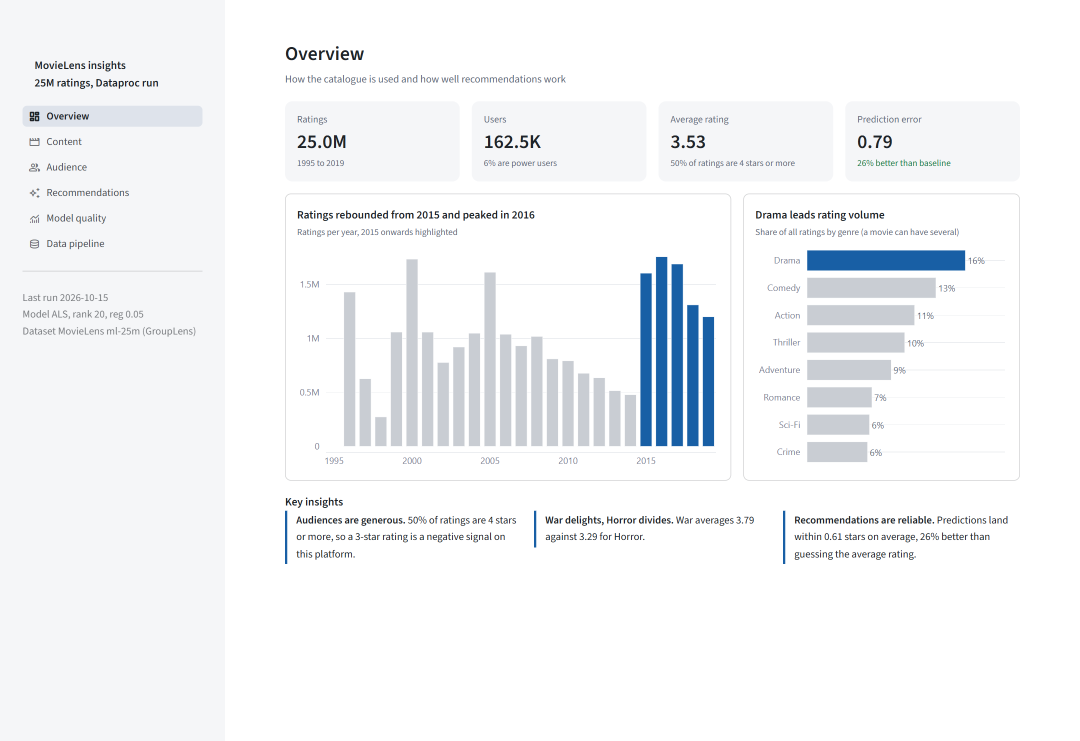
#> input picture docs/dashboard/1_overview.png, 2160 x 1482 px (shown at 1/2 size)
$ python -i make_report.py   (imports and definitions only)
#> lines starting #> are read from the running program, lines starting #| are printed output that depends on the picture
"""Build docs/report.docx from the real pipeline outputs in data/ (Gold tables, ALS metrics, run log).

    python docs/make_report.py
"""
import glob
import json
import re
import copy
import io
from pathlib import Path

import matplotlib

# [1 line not run here, left out]
import matplotlib.pyplot as plt
import numpy as np
import pandas as pd
from docx import Document
from docx.enum.section import WD_SECTION
from docx.enum.text import WD_ALIGN_PARAGRAPH, WD_BREAK
from docx.oxml import OxmlElement
from docx.oxml.ns import qn
from docx.shared import Inches, Mm, Pt, RGBColor

ROOT = Path(__file__).resolve().parent.parent
DATA, FIG = ROOT / "data", ROOT / "docs" / "figures"
# [1 line not run here, left out]
FRONT_PAGE = ROOT / "docs" / "front_page_template.docx"
TITLE = "Movie Recommendation System using Big Data Analytics"
SUBJECT = "Big Data"
REPO_URL = "https://github.com/anand-krishanu/AttractorField"
STUDENTS = ["Krishanu Anand (23CSU166)", "Yathansh Jhakar (23CSU352)"]
# [1 line that did not run here, left out]
FONT = "Times New Roman"
# [2 lines not run here, left out]
load = lambda rel: pd.read_parquet(DATA / rel)
# [5 lines not run here, left out]
log = "\n".join(f.read_bytes().replace(b"\x00", b"").decode("utf-8", "ignore")  # full run first, ALS re-run last
                for f in sorted(DATA.glob("dataproc_run*.log"), reverse=True))
job_times = dict(re.findall(r"(\w+)\.py finished in ([\d,]+)s", log))


def fig(name, draw, w=7, h=2.7):
    plt.figure(figsize=(w, h))
    draw()
    plt.tight_layout()
    plt.savefig(FIG / f"{name}.png", dpi=150)
    plt.close()
    return FIG / f"{name}.png"


# [19 lines that did not run here, left out]

# [1 line that did not run here, left out]
# [1 line that did not run here, left out]
# [1 line that did not run here, left out]
# [1 line that did not run here, left out]


def plain_style(name, size, bold=False):
    """Black, single-font style: strips theme fonts and colours from Word's built-in styles."""
    st = doc.styles[name]
    st.font.name, st.font.size, st.font.bold, st.font.italic = FONT, Pt(size), bold, False
    st.font.color.rgb = BLACK
    rfonts = st.element.get_or_add_rPr().find(qn("w:rFonts"))
    for attr in [a for a in rfonts.attrib if "Theme" in a]:
        del rfonts.attrib[attr]
    rfonts.set(qn("w:eastAsia"), FONT)
    return st


# [1 line that did not run here, left out]
# [1 line that did not run here, left out]
# [3 lines not run here, left out]
# [1 line that did not run here, left out]


# [88 lines left out: functions add_field, set_text, repo_line, front_page, not called in this run]


FIGURE_NO = [0]


def crop_dashboard(path):
    """Drop the navigation sidebar and trailing blank space from a dashboard screenshot."""
    from PIL import Image, ImageChops
    img = Image.open(path).convert("RGB")
#> img is the input picture: PIL image 2160x1482 RGB; mean R, G, B 243.7, 245.3, 247.4
    img = img.crop((int(img.width * 0.235), 0, img.width, img.height))
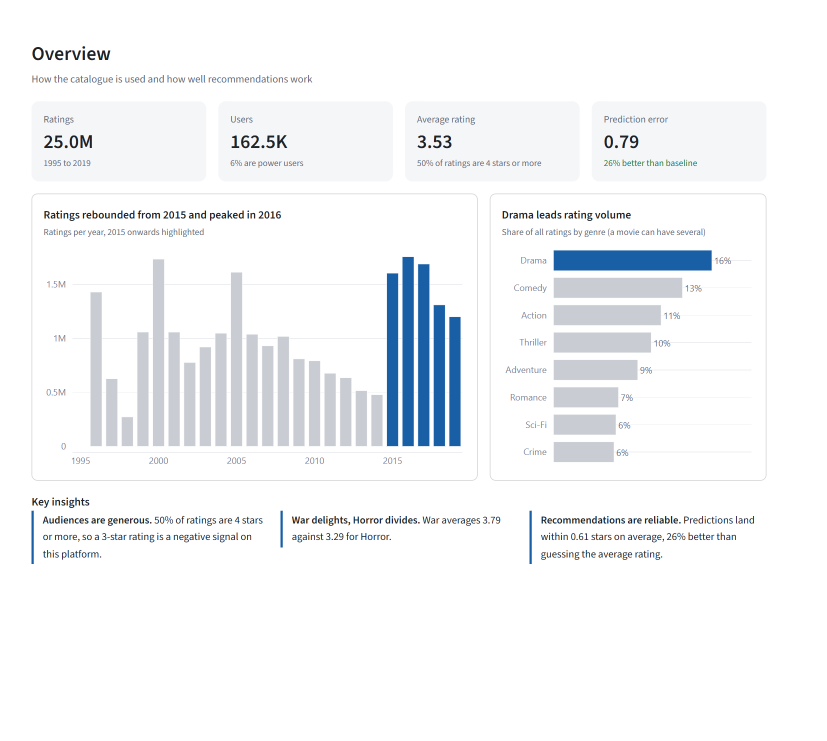
#> img: PIL image 1653x1482 RGB (shown at 1/2 size); mean R, G, B 243.6, 245.5, 247.6
    bbox = ImageChops.difference(img, Image.new("RGB", img.size, (255, 255, 255))).getbbox()
#> bbox = (63, 92, 1533, 1128)
    if bbox:
        img = img.crop((max(bbox[0] - 20, 0), max(bbox[1] - 20, 0), min(bbox[2] + 20, img.width), min(bbox[3] + 20, img.height)))
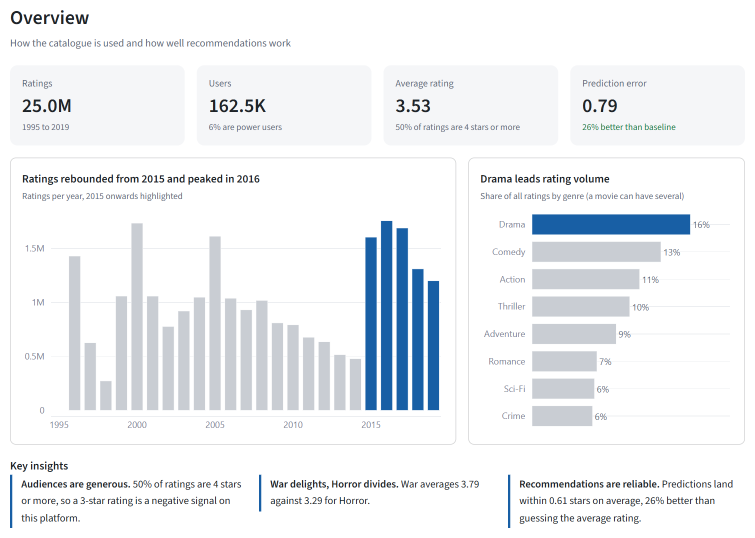
#> img: PIL image 1510x1076 RGB (shown at 1/2 size); mean R, G, B 237.9, 240.7, 243.8
    out = FIG / f"dash_{path.stem}.png"
    img.save(out)
    return out


# [14 lines left out: functions caption, fmt, not called in this run]


LABELS = {"rank": "Rank", "clean_title": "Title", "release_year": "Year", "num_ratings": "Ratings",
          "avg_rating": "Avg rating", "weighted_rating": "Weighted rating", "predicted_rating": "Predicted rating",
          "rating": "Rating", "table": "Table", "check": "Check", "rows_before": "Rows before",
          "rows_after": "Rows after", "removed": "Removed"}


# [38 lines left out: functions borders, table, image, not called in this run]


bullets = lambda items: [doc.add_paragraph(i, style="List Bullet") for i in items]
# [1 line that did not run here, left out]

# [1 line not run here, left out]
# [1 line that did not run here, left out]
# [1 line that did not run here, left out]
# [1 line that did not run here, left out]
# [2 lines not run here, left out]
# [1 line that did not run here, left out]
# [1 line that did not run here, left out]
# [1 line not run here, left out]


# [6 lines left out: function centered_title, not called in this run]


# [100 lines not run here, left out]
# [1 line that did not run here, left out]
# [23 lines not run here, left out]
# [1 line that did not run here, left out]
# [8 lines not run here, left out]
# [1 line that did not run here, left out]
# [20 lines not run here, left out]
# key pages only, sidebar cropped off so each screenshot reads at a smaller size
DASH_PAGES = ["1_overview", "4_recommendations", "5_model_quality", "6_data_pipeline"]
shots = [crop_dashboard(ROOT / "docs" / "dashboard" / f"{n}.png") for n in DASH_PAGES
         if (ROOT / "docs" / "dashboard" / f"{n}.png").exists()]
# [14 lines not run here, left out]
evidence = ROOT / "docs" / "cloud_run_evidence"
# [36 lines not run here, left out]

out = ROOT / "docs" / "report.docx"
# [2 lines not run here, left out]

>>> result = crop_dashboard('cloud_run_evidence/screenshots/1_Dataproc_jobs_history.png')
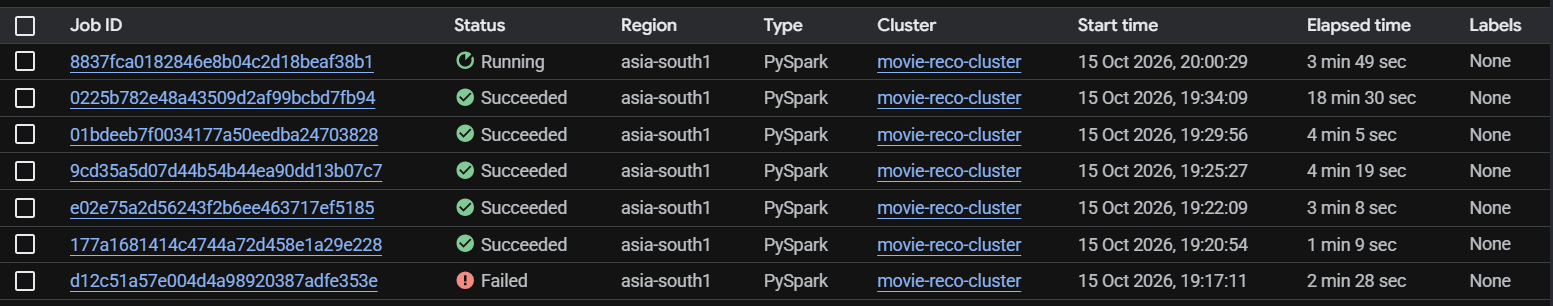
#> input picture docs/cloud_run_evidence/screenshots/1_Dataproc_jobs_history.png, 1553 x 306 px
#> in crop_dashboard (call 2), `img = img.crop((int(img.width * 0.235), 0, img.width, img.height))`:
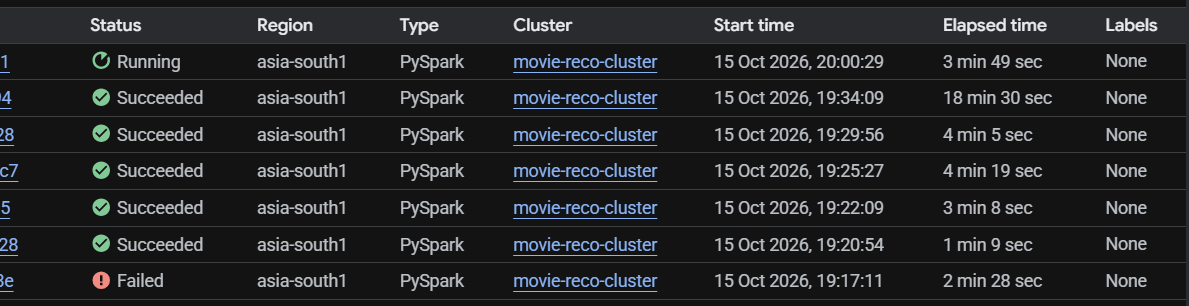
#> img: PIL image 1189x306 RGB; mean R, G, B 34.9, 36.3, 38.7
#> in crop_dashboard (call 2), `bbox = ImageChops.difference(img, Image.new("RGB", img.size, (255, 255..`: bbox = (0, 0, 1189, 306)
#> (the run stopped early here; a loop or call above may not have finished)
